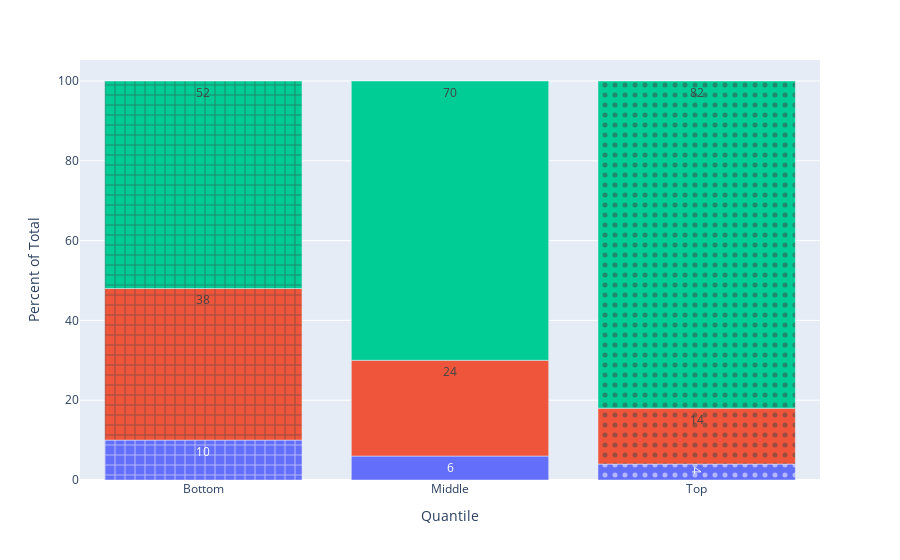

Write notebook code for a chart like this one.
### Code cell
df_compare = pd.DataFrame(dff.groupby(['Quantile', 'Category'])['Amount'].apply(lambda x: x.sum()) /\
    dff.groupby(['Quantile'])['Amount'].apply(lambda x: x.sum())*100).reset_index()
df_compare = df_compare.iloc[[2,0,1,5,3,4,8,6,7]].reset_index(drop=True)
df_compare['Amount'] = round(df_compare['Amount'])
fig = px.bar(df_compare, x='Quantile', y='Amount', color='Category', pattern_shape='Quantile',
      pattern_shape_sequence=["+", "", "."], text='Amount')
fig.update_layout(showlegend=False, yaxis=dict(title='Percent of Total'))

### Figure 1 — Plotly figure (JSON) as saved in the notebook; plotly's stock layout.template omitted (floating-point values rounded to 4 significant figures)
{"data": [{"alignmentgroup": "True", "hovertemplate": "Category=less than 20<br>Quantile=%{x}<br>Amount=%{text}<extra></extra>", "legendgroup": "less than 20, Bottom", "marker": {"color": "#636efa", "pattern": {"shape": "+"}}, "name": "less than 20, Bottom", "offsetgroup": "less than 20, Bottom", "orientation": "v", "showlegend": true, "text": [10], "textposition": "auto", "type": "bar", "x": ["Bottom"], "xaxis": "x", "y": [10], "yaxis": "y"}, {"alignmentgroup": "True", "hovertemplate": "Category=less than 20<br>Quantile=%{x}<br>Amount=%{text}<extra></extra>", "legendgroup": "less than 20, Middle", "marker": {"color": "#636efa", "pattern": {"shape": ""}}, "name": "less than 20, Middle", "offsetgroup": "less than 20, Middle", "orientation": "v", "showlegend": true, "text": [6], "textposition": "auto", "type": "bar", "x": ["Middle"], "xaxis": "x", "y": [6], "yaxis": "y"}, {"alignmentgroup": "True", "hovertemplate": "Category=less than 20<br>Quantile=%{x}<br>Amount=%{text}<extra></extra>", "legendgroup": "less than 20, Top", "marker": {"color": "#636efa", "pattern": {"shape": "."}}, "name": "less than 20, Top", "offsetgroup": "less than 20, Top", "orientation": "v", "showlegend": true, "text": [4], "textposition": "auto", "type": "bar", "x": ["Top"], "xaxis": "x", "y": [4], "yaxis": "y"}, {"alignmentgroup": "True", "hovertemplate": "Category=between 20 and 150<br>Quantile=%{x}<br>Amount=%{text}<extra></extra>", "legendgroup": "between 20 and 150, Bottom", "marker": {"color": "#EF553B", "pattern": {"shape": "+"}}, "name": "between 20 and 150, Bottom", "offsetgroup": "between 20 and 150, Bottom", "orientation": "v", "showlegend": true, "text": [38], "textposition": "auto", "type": "bar", "x": ["Bottom"], "xaxis": "x", "y": [38], "yaxis": "y"}, {"alignmentgroup": "True", "hovertemplate": "Category=between 20 and 150<br>Quantile=%{x}<br>Amount=%{text}<extra></extra>", "legendgroup": "between 20 and 150, Middle", "marker": {"color": "#EF553B", "pattern": {"shape": ""}}, "name": "between 20 and 150, Middle", "offsetgroup": "between 20 and 150, Middle", "orientation": "v", "showlegend": true, "text": [24], "textposition": "auto", "type": "bar", "x": ["Middle"], "xaxis": "x", "y": [24], "yaxis": "y"}, {"alignmentgroup": "True", "hovertemplate": "Category=between 20 and 150<br>Quantile=%{x}<br>Amount=%{text}<extra></extra>", "legendgroup": "between 20 and 150, Top", "marker": {"color": "#EF553B", "pattern": {"shape": "."}}, "name": "between 20 and 150, Top", "offsetgroup": "between 20 and 150, Top", "orientation": "v", "showlegend": true, "text": [14], "textposition": "auto", "type": "bar", "x": ["Top"], "xaxis": "x", "y": [14], "yaxis": "y"}, {"alignmentgroup": "True", "hovertemplate": "Category=greater than 150<br>Quantile=%{x}<br>Amount=%{text}<extra></extra>", "legendgroup": "greater than 150, Bottom", "marker": {"color": "#00cc96", "pattern": {"shape": "+"}}, "name": "greater than 150, Bottom", "offsetgroup": "greater than 150, Bottom", "orientation": "v", "showlegend": true, "text": [52], "textposition": "auto", "type": "bar", "x": ["Bottom"], "xaxis": "x", "y": [52], "yaxis": "y"}, {"alignmentgroup": "True", "hovertemplate": "Category=greater than 150<br>Quantile=%{x}<br>Amount=%{text}<extra></extra>", "legendgroup": "greater than 150, Middle", "marker": {"color": "#00cc96", "pattern": {"shape": ""}}, "name": "greater than 150, Middle", "offsetgroup": "greater than 150, Middle", "orientation": "v", "showlegend": true, "text": [70], "textposition": "auto", "type": "bar", "x": ["Middle"], "xaxis": "x", "y": [70], "yaxis": "y"}, {"alignmentgroup": "True", "hovertemplate": "Category=greater than 150<br>Quantile=%{x}<br>Amount=%{text}<extra></extra>", "legendgroup": "greater than 150, Top", "marker": {"color": "#00cc96", "pattern": {"shape": "."}}, "name": "greater than 150, Top", "offsetgroup": "greater than 150, Top", "orientation": "v", "showlegend": true, "text": [82], "textposition": "auto", "type": "bar", "x": ["Top"], "xaxis": "x", "y": [82], "yaxis": "y"}], "layout": {"autosize": true, "barmode": "relative", "legend": {"title": {"text": "Category, Quantile"}, "tracegroupgap": 0}, "margin": {"t": 60}, "showlegend": false, "xaxis": {"anchor": "y", "autorange": true, "categoryarray": ["Bottom", "Middle", "Top"], "categoryorder": "array", "domain": [0, 1], "range": [-0.5, 2.5], "title": {"text": "Quantile"}, "type": "category"}, "yaxis": {"anchor": "x", "autorange": true, "domain": [0, 1], "range": [0, 105.3], "title": {"text": "Percent of Total"}, "type": "linear"}}}
